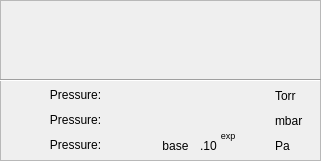
   <widget class="QFrame" name="frame_11">
    <property name="geometry">
     <rect>
      <x>20</x>
      <y>655</y>
      <width>321</width>
      <height>161</height>
     </rect>
    </property>
    <property name="frameShape">
     <enum>QFrame::StyledPanel</enum>
    </property>
    <property name="frameShadow">
     <enum>QFrame::Raised</enum>
    </property>
    <widget class="PyDMLabel" name="PyDMLabel_23">
     <property name="geometry">
      <rect>
       <x>275</x>
       <y>85</y>
       <width>31</width>
       <height>21</height>
      </rect>
     </property>
     <property name="toolTip">
      <string/>
     </property>
     <property name="whatsThis">
      <string/>
     </property>
     <property name="text">
      <string>Torr</string>
     </property>
     <property name="alarmSensitiveBorder" stdset="0">
      <bool>false</bool>
     </property>
     <property name="channel" stdset="0">
      <string>ca://${IOC}:BBB:Torr.EGU</string>
     </property>
    </widget>
    <widget class="QLabel" name="label_12">
     <property name="geometry">
      <rect>
       <x>25</x>
       <y>85</y>
       <width>101</width>
       <height>20</height>
      </rect>
     </property>
     <property name="text">
      <string>Pressure:</string>
     </property>
     <property name="alignment">
      <set>Qt::AlignCenter</set>
     </property>
    </widget>
    <widget class="PyDMLabel" name="PyDMLabel_30">
     <property name="geometry">
      <rect>
       <x>275</x>
       <y>110</y>
       <width>31</width>
       <height>21</height>
      </rect>
     </property>
     <property name="toolTip">
      <string/>
     </property>
     <property name="whatsThis">
      <string/>
     </property>
     <property name="text">
      <string>mbar</string>
     </property>
     <property name="alarmSensitiveBorder" stdset="0">
      <bool>false</bool>
     </property>
     <property name="channel" stdset="0">
      <string>ca://${IOC}:BBB:mbar.EGU</string>
     </property>
    </widget>
    <widget class="PyDMLabel" name="PyDMLabel_32">
     <property name="geometry">
      <rect>
       <x>275</x>
       <y>135</y>
       <width>31</width>
       <height>21</height>
      </rect>
     </property>
     <property name="toolTip">
      <string/>
     </property>
     <property name="whatsThis">
      <string/>
     </property>
     <property name="text">
      <string>Pa</string>
     </property>
     <property name="alarmSensitiveBorder" stdset="0">
      <bool>false</bool>
     </property>
     <property name="channel" stdset="0">
      <string>ca://${IOC}:BBB:Pascal.EGU</string>
     </property>
    </widget>
    <widget class="Line" name="line_8">
     <property name="geometry">
      <rect>
       <x>0</x>
       <y>70</y>
       <width>321</width>
       <height>21</height>
      </rect>
     </property>
     <property name="orientation">
      <enum>Qt::Horizontal</enum>
     </property>
    </widget>
    <widget class="QLabel" name="label_69">
     <property name="geometry">
      <rect>
       <x>25</x>
       <y>110</y>
       <width>101</width>
       <height>20</height>
      </rect>
     </property>
     <property name="text">
      <string>Pressure:</string>
     </property>
     <property name="alignment">
      <set>Qt::AlignCenter</set>
     </property>
    </widget>
    <widget class="QLabel" name="label_70">
     <property name="geometry">
      <rect>
       <x>25</x>
       <y>135</y>
       <width>101</width>
       <height>20</height>
      </rect>
     </property>
     <property name="text">
      <string>Pressure:</string>
     </property>
     <property name="alignment">
      <set>Qt::AlignCenter</set>
     </property>
    </widget>
    <widget class="PyDMLabel" name="PyDMLabel_48">
     <property name="geometry">
      <rect>
       <x>210</x>
       <y>125</y>
       <width>36</width>
       <height>21</height>
      </rect>
     </property>
     <property name="font">
      <font>
       <pointsize>7</pointsize>
      </font>
     </property>
     <property name="toolTip">
      <string/>
     </property>
     <property name="whatsThis">
      <string/>
     </property>
     <property name="text">
      <string>exp</string>
     </property>
     <property name="alignment">
      <set>Qt::AlignCenter</set>
     </property>
     <property name="alarmSensitiveBorder" stdset="0">
      <bool>false</bool>
     </property>
     <property name="channel" stdset="0">
      <string>ca://${IOC}:BBB:PascalExp</string>
     </property>
    </widget>
    <widget class="PyDMLabel" name="PyDMLabel_47">
     <property name="geometry">
      <rect>
       <x>145</x>
       <y>135</y>
       <width>61</width>
       <height>21</height>
      </rect>
     </property>
     <property name="toolTip">
      <string/>
     </property>
     <property name="whatsThis">
      <string/>
     </property>
     <property name="text">
      <string>base</string>
     </property>
     <property name="alignment">
      <set>Qt::AlignCenter</set>
     </property>
     <property name="alarmSensitiveBorder" stdset="0">
      <bool>false</bool>
     </property>
     <property name="channel" stdset="0">
      <string>ca://${IOC}:BBB:mbarBase</string>
     </property>
    </widget>
    <widget class="QLabel" name="label_138">
     <property name="geometry">
      <rect>
       <x>200</x>
       <y>135</y>
       <width>21</width>
       <height>21</height>
      </rect>
     </property>
     <property name="font">
      <font>
       <pointsize>9</pointsize>
      </font>
     </property>
     <property name="text">
      <string>.10</string>
     </property>
    </widget>
   </widget>
